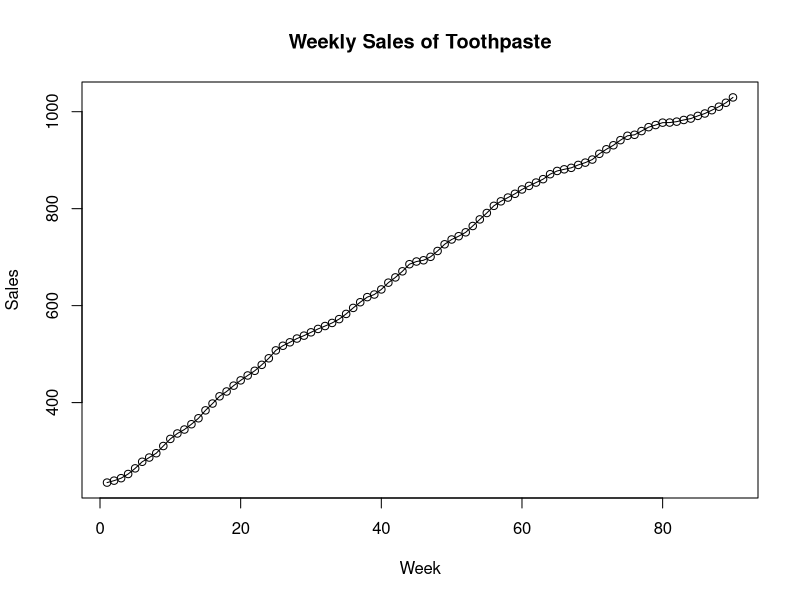
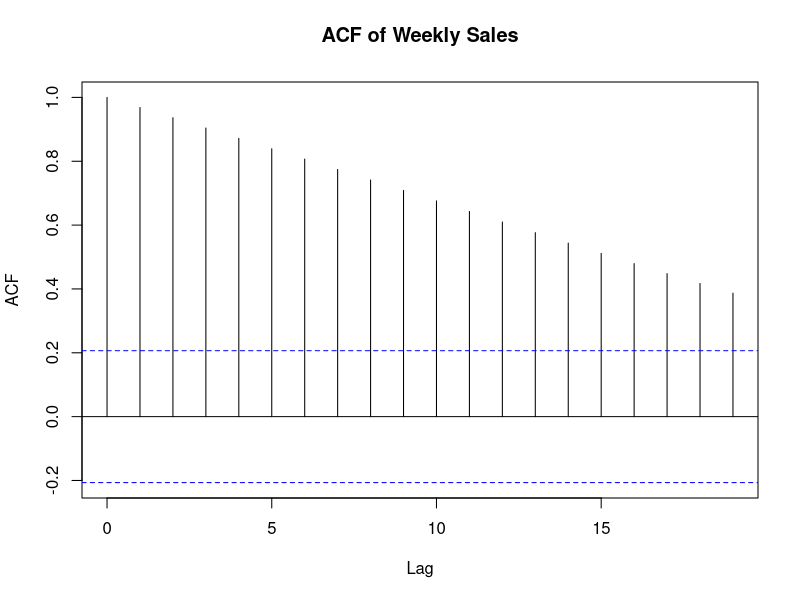
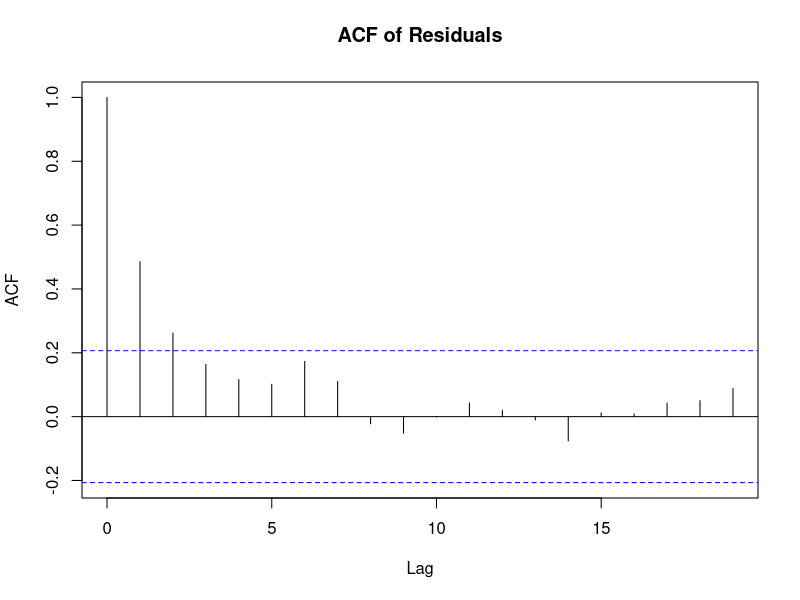
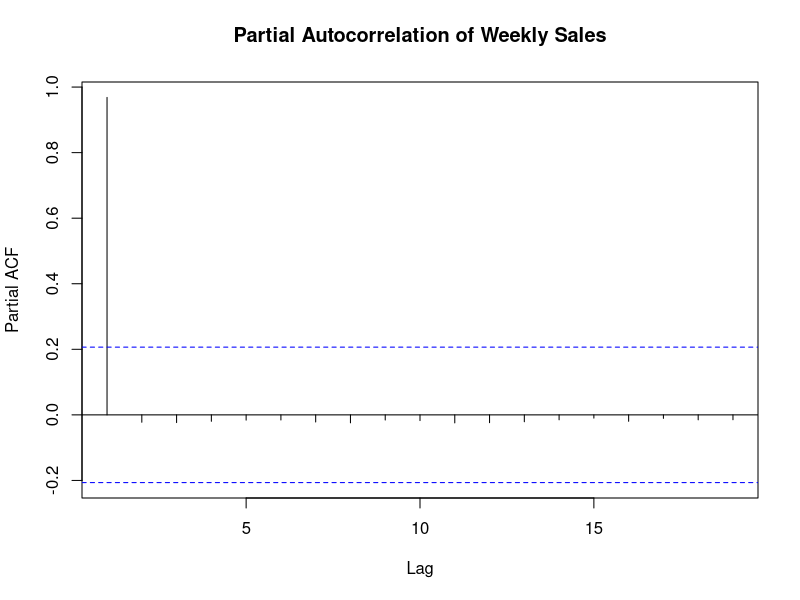
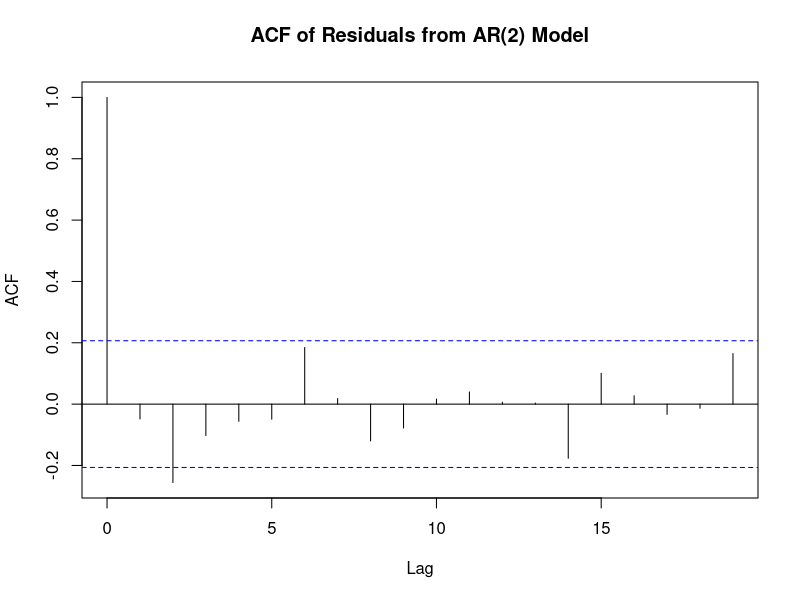

These figures' R source, in order:
install.packages("forecast")
library(forecast)
data <- read.csv("toothpaste.csv")
sales_ts <- ts(data$y)
plot(sales_ts, type = "o", main = "Weekly Sales of Toothpaste", xlab = "Week", ylab = "Sales")
acf(sales_ts, main = "ACF of Weekly Sales")
acf_values <- acf(sales_ts, plot = FALSE)
acf_values$acf[1:6]
ar_model <- arima(sales_ts, order = c(1, 0, 0))
beta0 <- ar_model$coef[1]
beta1 <- ar_model$coef[2]
sigma2 <- ar_model$sigma2
beta0
beta1
sigma2
mean_y <- beta0 / (1 - beta1)
var_y <- sigma2 / (1 - beta1^2)
mean_y
var_y
y3 <- sales_ts[3]
y2 <- sales_ts[2]
y_hat3 <- beta0 + beta1 * y2
residual_y3 <- y3 - y_hat3
residual_y3
residuals <- residuals(ar_model)
acf(residuals, main = "ACF of Residuals")
forecast_values <- forecast(ar_model, h = 3)
forecast_values
forecast_values$lower
forecast_values$upper
forecast_output <- data.frame(
  Forecast = forecast_values$mean,
  Lower_95 = forecast_values$lower[,2], 
  Upper_95 = forecast_values$upper[,2]  
)
print(forecast_output)
pacf(sales_ts, main = "Partial Autocorrelation of Weekly Sales")
pacf_values <- pacf(sales_ts, plot = FALSE)
pacf_values$acf[2:6]
ar2_model <- arima(sales_ts, order = c(2, 0, 0))
ar2_model$coef
ar2_model$sigma2
beta_0 <- ar2_model$coef[1]
beta_1 <- ar2_model$coef[2]
beta_2 <- ar2_model$coef[3]
sigma2 <- ar2_model$sigma2
E_yt <- beta_0 / (1 - beta_1 - beta_2)
Var_yt <- sigma2 / (1 - beta_1^2 - beta_2^2 - 2 * beta_1 * beta_2)
E_yt
Var_yt
y3_actual <- sales_ts[3]
y3_hat <- ar2_model$coef[1] + ar2_model$coef[2] * sales_ts[2] + ar2_model$coef[3] * sales_ts[1]
residual_y3 <- y3_actual - y3_hat
residual_y3
residuals_ar2 <- residuals(ar2_model)
acf(residuals_ar2, main = "ACF of Residuals from AR(2) Model")
aic_ar1 <- ar_model$aic
aic_ar2 <- ar2_model$aic
aic_ar1
aic_ar2
forecast_ar2 <- forecast(ar2_model, h = 3)
forecast_output <- data.frame(
  Forecast = forecast_ar2$mean,
  Lower_95 = forecast_ar2$lower[, 2],  # Lower bound of 95% CI
  Upper_95 = forecast_ar2$upper[, 2]   # Upper bound of 95% CI
)
print(forecast_output)
